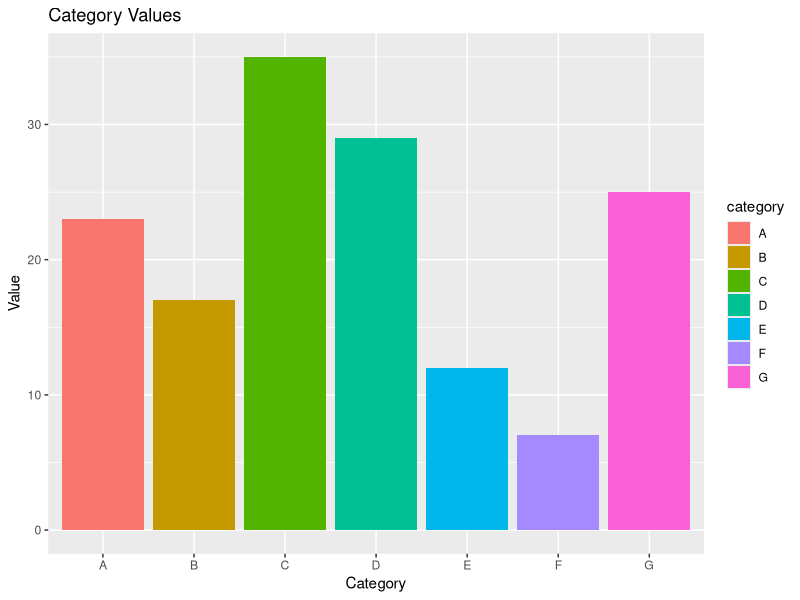

R code for this plot:
library(ggplot2)


data <- data.frame(category = c("A", "B", "C", "D", "E", "F", "G"),
                   value = c(23, 17, 35, 29, 12, 7, 25))


ggplot(data, aes(x = category, y = value, fill = category)) +
  geom_bar(stat = "identity")+
  labs(title = "Category Values", x = "Category", y = "Value")

mean_value <- mean(data$value)
median_value <- median(data$value)
